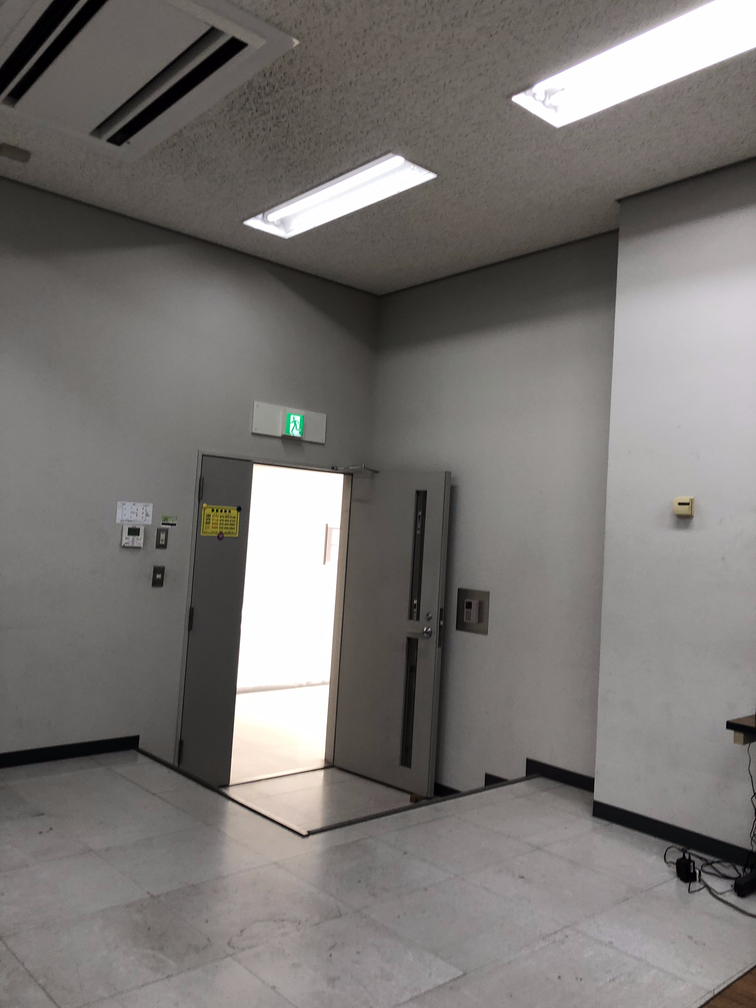
#> input picture IMG_0490.png, 756 x 1008 px
$ python wrap.py
#> lines starting #> are read from the running program, lines starting #| are printed output that depends on the picture; after the words box and inside, x2 and y2 are one past the last pixel; in counts of white or black regions, pixels touching at a corner belong together
from scipy import ndimage
from PIL import Image
import numpy as np
import pylab as pl


def image_in_image(image_material, image_canvas):
    """
        四隅をできるだけ同次座標tpに近づけるアフィン変換を使って
        image1をimage2に埋め込む．
    """
    #: アフィン変換を適用
    image_alpha = (ndimage.affine_transform(
        image_material, [[1, 1], [1, 1]], (30, 200)) > 0)

    return (1 - image_alpha) * image_canvas + image_alpha * image_material


image_material = np.array(Image.open('IMG_0490.png').convert('L'))
image_canvas = np.array(Image.open('IMG_0491.png').convert('L'))
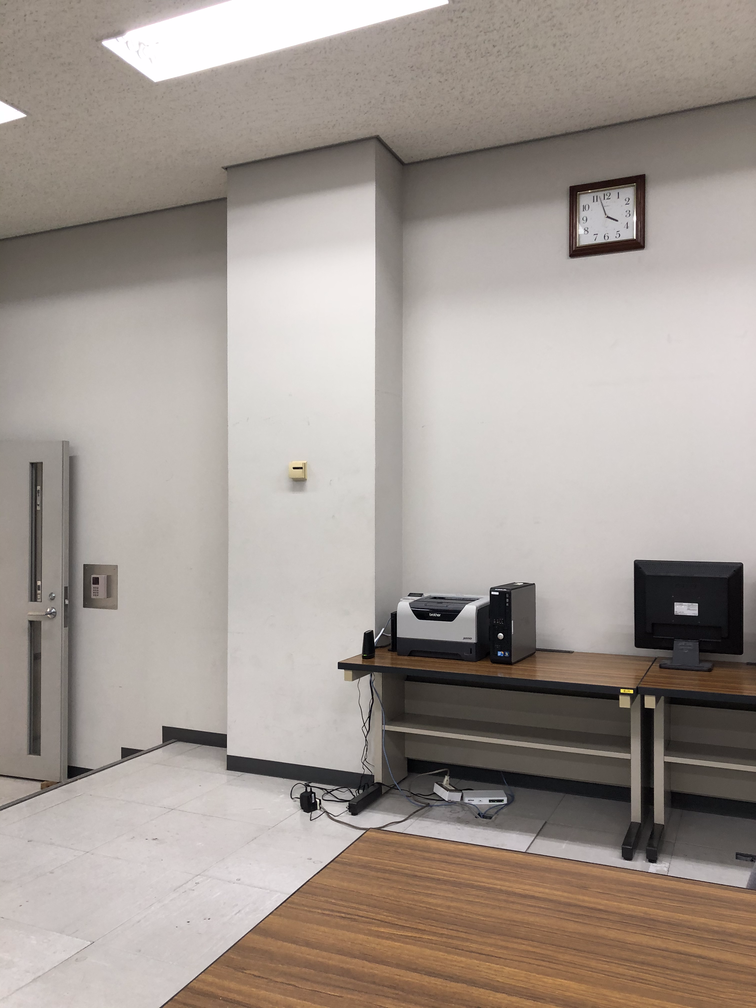
#> input picture IMG_0491.png, 756 x 1008 px
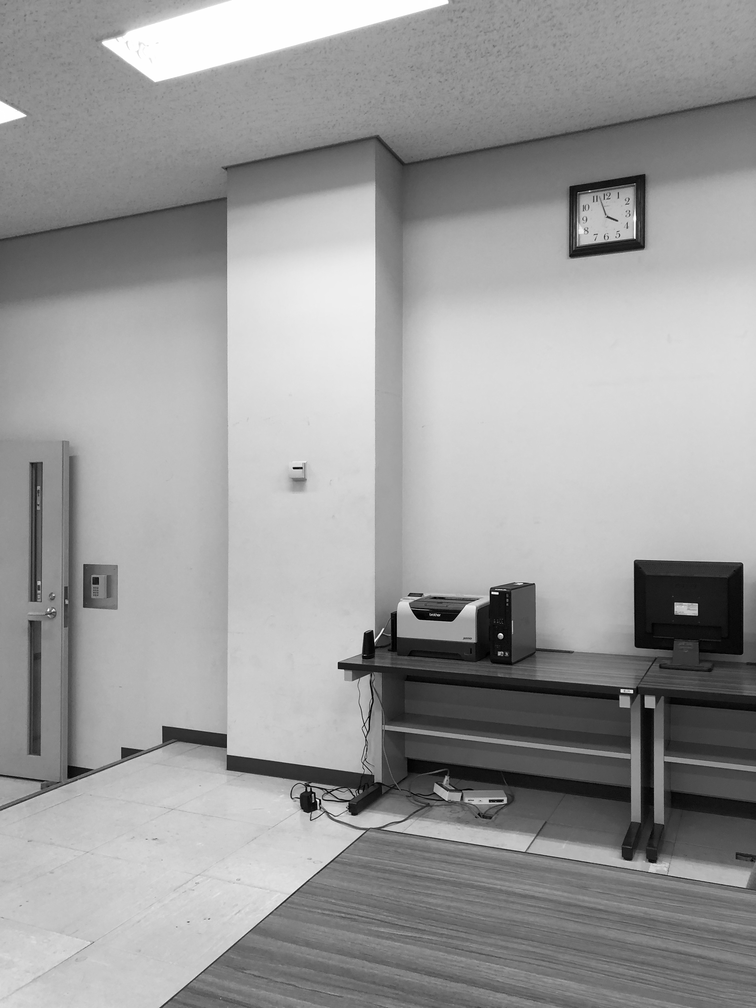
#> image_canvas: shape (1008, 756); min 0, max 255, mean 154.7

images = image_in_image(image_material, image_canvas)
#> in image_in_image, `image_alpha = (ndimage.affine_transform( image_material, [[1, 1], [1, ..`:
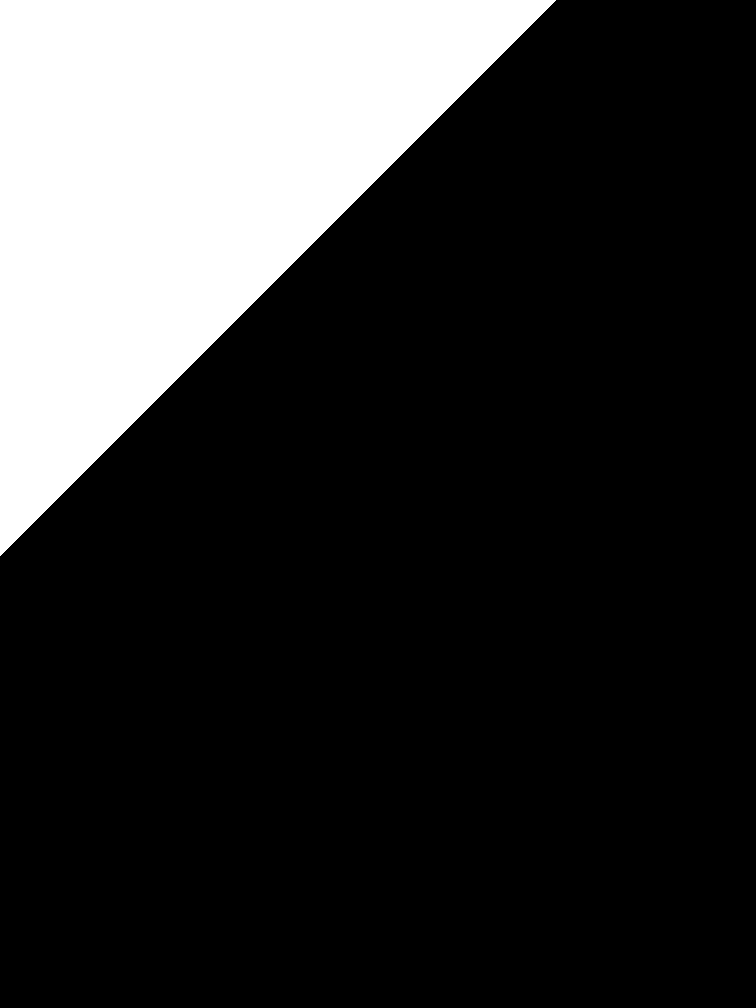
#> image_alpha: shape (1008, 756) bool; 20.3% white; 1 white region, box (x1, y1, x2, y2) and area: (0, 0, 556, 556) 154846
#> in image_in_image, `return (1 - image_alpha) * image_canvas + image_alpha * image_material`:
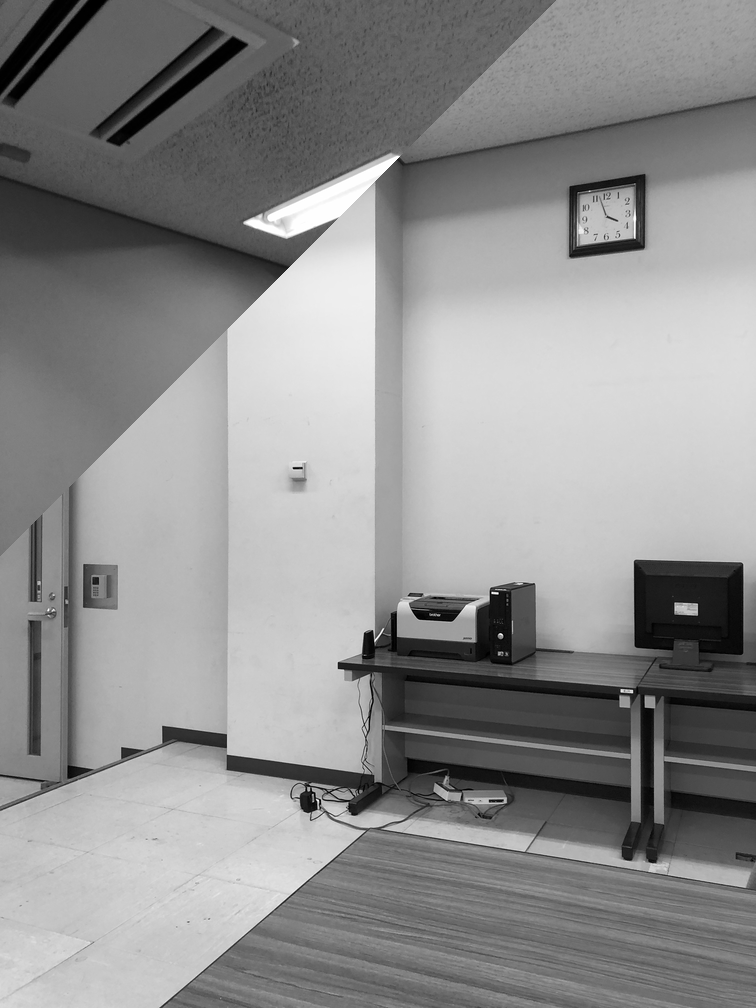
#> returned value: shape (1008, 756) int64; min 0, max 255, mean 142.1

pl.figure()
pl.gray()
pl.imshow(images)
pl.axis('equal')
pl.axis('off')
pl.show()
